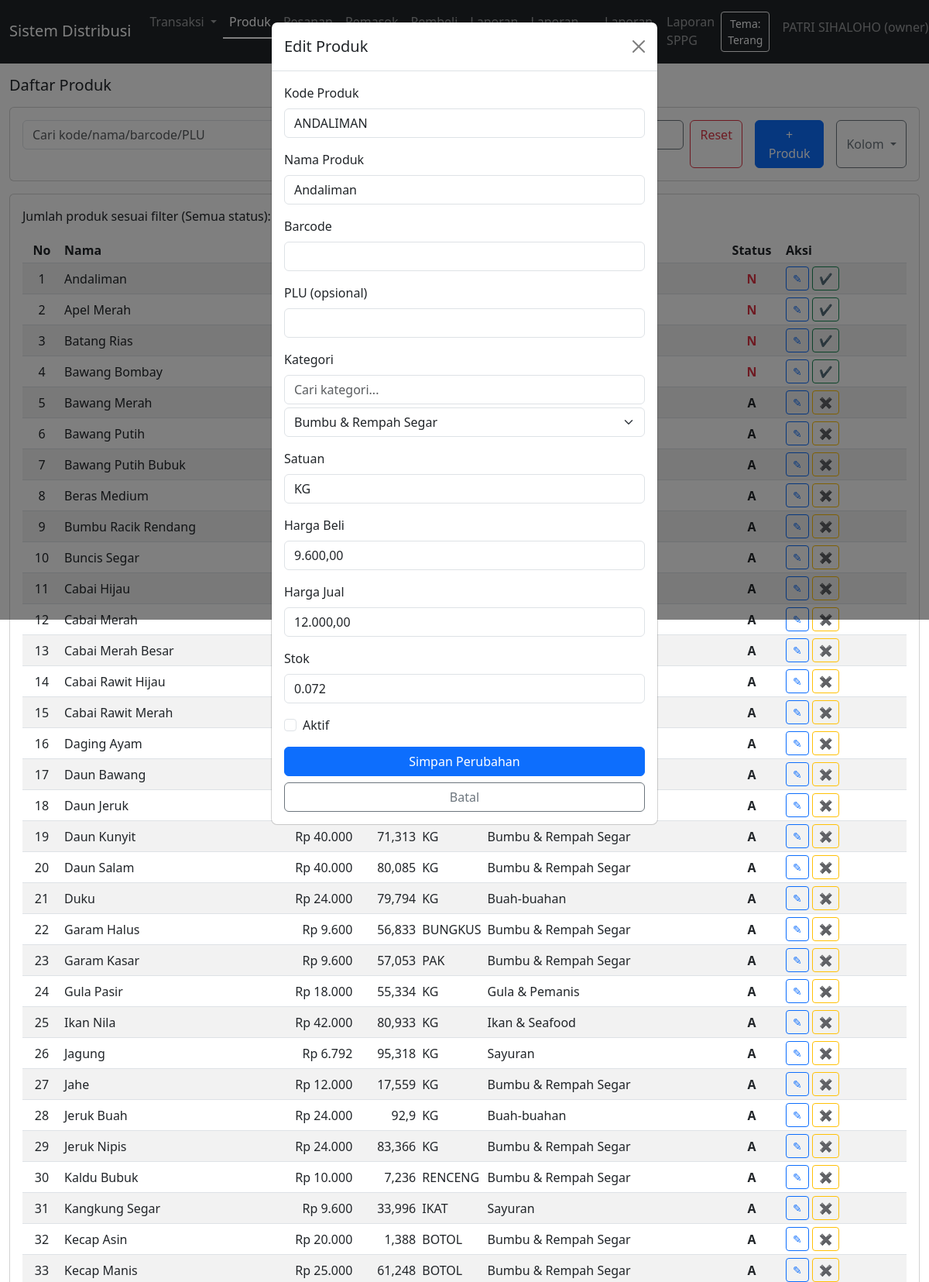
Screenshot of /products.php?id=24 (signed in, upper part) with the database file from the repository.
### tables this page shows
CREATE TABLE `products` (
  `id` int(10) UNSIGNED NOT NULL,
  `code` varchar(50) NOT NULL,
  `name` varchar(150) NOT NULL,
  `unit` varchar(20) NOT NULL,
  `barcode` varchar(100) DEFAULT NULL,
  `category_id` int(10) UNSIGNED DEFAULT NULL,
  `buy_price` decimal(15,2) NOT NULL DEFAULT 0.00,
  `profit_percent` decimal(5,2) NOT NULL DEFAULT 0.00,
  `sell_price` decimal(15,2) NOT NULL DEFAULT 0.00,
  `internet_price` decimal(15,2) DEFAULT NULL,
  `internet_date` date DEFAULT NULL,
  `stock_qty` decimal(15,3) NOT NULL DEFAULT 0.000,
  `min_stock_qty` decimal(15,3) NOT NULL DEFAULT 0.000,
  `is_active` tinyint(1) NOT NULL DEFAULT 1,
  `created_at` datetime NOT NULL DEFAULT current_timestamp(),
  `updated_at` datetime DEFAULT NULL ON UPDATE current_timestamp()
);

CREATE TABLE `product_categories` (
  `id` int(10) UNSIGNED NOT NULL,
  `name` varchar(100) NOT NULL
);

### products.php (called while the page is built, shortened)
<?php
require_once __DIR__ . DIRECTORY_SEPARATOR . 'auth.php';
$products = [];
$categories = [];
$q = isset($_GET['q']) ? trim($_GET['q']) : '';
$sqlCategories = "SELECT id, name FROM product_categories ORDER BY name";
$resCategories = $conn->query($sqlCategories);
if ($resCategories) {
    while ($rowCat = $resCategories->fetch_assoc()) {
        $categories[] = $rowCat;
    }
}
$edit_id = isset($_GET['id']) ? (int)$_GET['id'] : 0;
if ($edit_id > 0) {
    $sqlEdit = "SELECT p.id, p.code, p.name, p.unit, p.barcode, p.category_id, p.buy_price, p.sell_price, p.stock_qty, p.is_active,
(SELECT pc.plu_number FROM product_plu_mapping m JOIN plu_codes pc ON pc.id = m.plu_code_id WHERE m.product_id = p.id AND m.is_primary_plu = 1 LIMIT 1) AS plu_number
FROM products p WHERE p.id = ? LIMIT 1";
    $stmtEdit = $conn->prepare($sqlEdit);
    if ($stmtEdit) {
        $stmtEdit->bind_param('i', $edit_id);
        $stmtEdit->execute();
        $resEdit = $stmtEdit->get_result();
        if ($rowEdit = $resEdit->fetch_assoc()) {
            $edit_product = $rowEdit;
        }
    }
}
$conditions = ['1=1'];
$whereSql = implode(' AND ', $conditions);
$sqlList = "SELECT p.id, p.code, p.name, p.unit, p.barcode, p.category_id, c.name AS category_name, p.buy_price, p.sell_price, p.profit_percent, p.internet_price, p.internet_date, p.stock_qty, p.min_stock_qty, p.is_active, p.created_at, p.updated_at,
(SELECT pc.plu_number FROM product_plu_mapping m JOIN plu_codes pc ON pc.id = m.plu_code_id WHERE m.product_id = p.id AND m.is_primary_plu = 1 LIMIT 1) AS plu_number
FROM products p LEFT JOIN product_categories c ON p.category_id = c.id WHERE $whereSql";
$params = [];
$types = '';
$sqlList .= " ORDER BY name";
if (!empty($params)) {
    $stmtList = $conn->prepare($sqlList);
    if ($stmtList) {
        $stmtList->bind_param($types, ...$params);
        $stmtList->execute();
        $resList = $stmtList->get_result();
        if ($resList) {
            while ($row = $resList->fetch_assoc()) {
                $products[] = $row;
            }
        }
        $stmtList->close();
    }
} else {
    $resList = $conn->query($sqlList);
    if ($resList) {
        while ($row = $resList->fetch_assoc()) {
            $products[] = $row;
        }
    }
}
include __DIR__ . DIRECTORY_SEPARATOR . 'template.php';

### products_view.php (the view, shortened to what this page needs)
<div class="row">
    <div class="col-12">
        <h1 class="h5 mb-3">Daftar Produk</h1>
        <div class="card mb-3">
            <div class="card-body">
                <form class="row g-2" method="get" action="products.php">
                    <div class="col-md-4">
                        <input type="text" name="q" class="form-control" placeholder="Cari kode/nama/barcode/PLU" value="<?php echo htmlspecialchars($q ?? '', ENT_QUOTES, 'UTF-8'); ?>">
                    </div>
                    <div class="col-md-3">
                    </div>
                    <div class="col-md-2">
                        <button type="submit" class="btn btn-outline-secondary w-100">Terapkan Filter</button>
                    </div>
                    <div class="col-md-3">
                        <div class="d-grid gap-2 d-md-flex">
                            <a href="products.php" class="btn btn-outline-danger">Reset</a>
                            <button type="button" class="btn btn-primary ms-md-2" data-bs-toggle="modal" data-bs-target="#productModal">+ Produk</button>
                            <div class="btn-group ms-md-2 dropdown">
                                <button type="button" id="productColumnDropdownToggle" class="btn btn-outline-secondary dropdown-toggle">
                                    Kolom
                                </button>
                            </div>
                        </div>
                    </div>
                </form>
            </div>
        </div>
        <div class="card">
            <div class="card-body">
                <?php if (empty($products)): ?>
                    <p class="mb-0">Belum ada data produk.</p>
                <?php else: ?>
                <?php
                $filterLabel = 'Semua status';
                ?>
                <p class="mb-3">
                    Jumlah produk sesuai filter (<?php echo htmlspecialchars($filterLabel, ENT_QUOTES, 'UTF-8'); ?>):
                </p>
                <div class="table-responsive">
                    <table class="table table-sm table-striped align-middle">
                        <thead>
                            <tr>
                                <th class="text-center" style="width: 50px;">No</th>
                                <th>Nama</th>
                                <th class="text-end" data-col="sell_price">Harga Jual</th>
                                <th class="text-end" data-col="stock_qty">Stok</th>
                                <th style="width: 80px;" data-col="unit">Satuan</th>
                                <th data-col="category">Kategori</th>
                                <th class="text-center" style="width: 80px;" data-col="status">Status</th>
                                <th style="width: 160px;">Aksi</th>
                            </tr>
                        </thead>
                        <tbody>
                            <?php $no = 1; ?>
                            <?php foreach ($products as $p): ?>
                            <tr>
                                <td class="text-center"><?php echo htmlspecialchars((string)$no, ENT_QUOTES, 'UTF-8'); ?></td>
                                <td><?php echo htmlspecialchars($p['name'], ENT_QUOTES, 'UTF-8'); ?></td>
                                <td class="text-end col-sell_price">
                                    <?php
                                    $sellRaw = $p['sell_price'] ?? null;
                                    if ($sellRaw !== null) {
                                        $sell = (float)$sellRaw;
                                        if (floor($sell) == $sell) {
                                            echo 'Rp ' . number_format($sell, 0, ',', '.');
                                        } else {
                                            $formattedSell = rtrim(rtrim(number_format($sell, 2, ',', '.'), '0'), ',');
                                            echo 'Rp ' . $formattedSell;
                                        }
                                    }
                                    ?>
                                </td>
                                <td class="text-end col-stock_qty">
                                    <?php
                                    $qtyRaw = $p['stock_qty'] ?? null;
                                    if ($qtyRaw !== null) {
                                        $qty = (float)$qtyRaw;
                                        if (floor($qty) == $qty) {
                                            echo number_format($qty, 0, ',', '.');
                                        } else {
                                            $formattedQty = rtrim(rtrim(number_format($qty, 3, ',', '.'), '0'), ',');
                                            echo $formattedQty;
                                        }
                                    }
                                    ?>
                                </td>
                                <td class="col-unit"><?php echo htmlspecialchars($p['unit'], ENT_QUOTES, 'UTF-8'); ?></td>
                                <td class="col-category"><?php echo htmlspecialchars($p['category_name'] ?? '', ENT_QUOTES, 'UTF-8'); ?></td>
                                <td class="text-center col-status">
                                    <?php if ((int)$p['is_active'] === 1): ?>
                                        <span class="fw-bold status-label" data-status="1">A</span>
                                    <?php else: ?>
                                        <span class="fw-bold text-danger status-label" data-status="0">N</span>
                                    <?php endif; ?>
                                </td>
                                <td>
                                    <div class="d-flex gap-1">
                                        <a href="products.php?id=<?php echo (int)$p['id']; ?>" class="btn btn-sm btn-outline-primary" title="Edit">
                                            ✎
                                        </a>
                                        <?php
                                        $isActive = (int)$p['is_active'] === 1;
                                        $btnClass = $isActive ? 'btn-outline-warning' : 'btn-outline-success';
                                        $btnTitle = $isActive ? 'Nonaktifkan' : 'Aktifkan';
                                        $btnText = $isActive ? '✖' : '✔';
                                        ?>
                                        <button
                                            type="button"
                                            class="btn btn-sm product-status-toggle <?php echo $btnClass; ?>"
                                            data-product-id="<?php echo (int)$p['id']; ?>"
                                            data-current-status="<?php echo $isActive ? '1' : '0'; ?>"
                                            title="<?php echo $btnTitle; ?>"
                                        >
                                            <?php echo $btnText; ?>
                                        </button>
                                    </div>
                                </td>
                            </tr>
                            <?php $no++; ?>
                            <?php endforeach; ?>
                        </tbody>
                    </table>
                </div>
                <?php endif; ?>
            </div>
        </div>
    </div>
</div>
<?php if ($edit_product): ?>
<div class="modal fade" id="productEditModal" tabindex="-1" aria-hidden="true">
    <div class="modal-dialog">
        <div class="modal-content">
            <div class="modal-header">
                <h5 class="modal-title">Edit Produk</h5>
                <button type="button" class="btn-close" data-bs-dismiss="modal" aria-label="Close"></button>
            </div>
            <div class="modal-body">
                <form method="post" autocomplete="off">
                    <div class="mb-3">
                        <label class="form-label">Kode Produk</label>
                        <input type="text" name="code" class="form-control" required value="<?php echo htmlspecialchars($edit_product['code'], ENT_QUOTES, 'UTF-8'); ?>">
                    </div>
                    <div class="mb-3">
                        <label class="form-label">Nama Produk</label>
                        <input type="text" name="name" class="form-control" required value="<?php echo htmlspecialchars($edit_product['name'], ENT_QUOTES, 'UTF-8'); ?>">
                    </div>
                    <div class="mb-3">
                        <label class="form-label">Barcode</label>
                        <input type="text" name="barcode" class="form-control" value="<?php echo isset($edit_product['barcode']) ? htmlspecialchars($edit_product['barcode'], ENT_QUOTES, 'UTF-8') : ''; ?>">
                    </div>
                    <div class="mb-3">
                        <label class="form-label">PLU (opsional)</label>
                        <input type="text" name="plu_number" class="form-control" value="<?php echo isset($edit_product['plu_number']) && $edit_product['plu_number'] !== null ? htmlspecialchars($edit_product['plu_number'], ENT_QUOTES, 'UTF-8') : ''; ?>">
                    </div>
                    <div class="mb-3">
                        <label class="form-label">Kategori</label>
                        <input type="text" id="category_search" class="form-control mb-1" placeholder="Cari kategori...">
                        <select name="category_id" id="category_id" class="form-select">
                            <?php foreach ($categories as $cat): ?>
                            <option value="<?php echo (int)$cat['id']; ?>" <?php echo isset($edit_product['category_id']) && (int)$edit_product['category_id'] === (int)$cat['id'] ? 'selected' : ''; ?>>
                                <?php echo htmlspecialchars($cat['name'], ENT_QUOTES, 'UTF-8'); ?>
                            </option>
                            <?php endforeach; ?>
                        </select>
                    </div>
                    <div class="mb-3">
                        <label class="form-label">Satuan</label>
                        <input type="text" name="unit" class="form-control" required value="<?php echo htmlspecialchars($edit_product['unit'], ENT_QUOTES, 'UTF-8'); ?>">
                    </div>
                    <div class="mb-3">
                        <label class="form-label">Harga Beli</label>
                        <input
                            type="text"
                            id="product_edit_buy_price"
                            class="form-control currency-input"
                            inputmode="decimal"
                            autocomplete="off"
                            required
                            data-currency-hidden="#product_edit_buy_price_raw"
                        >
                    </div>
                    <div class="mb-3">
                        <label class="form-label">Harga Jual</label>
                        <input
                            type="text"
                            id="product_edit_sell_price"
                            class="form-control currency-input"
                            inputmode="decimal"
                            autocomplete="off"
                            required
                            data-currency-hidden="#product_edit_sell_price_raw"
                        >
                    </div>
                    <div class="mb-3">
                        <label class="form-label">Stok</label>
                        <input type="number" step="0.01" min="0" name="stock_qty" class="form-control" value="<?php echo isset($edit_product['stock_qty']) ? htmlspecialchars($edit_product['stock_qty'], ENT_QUOTES, 'UTF-8') : '0'; ?>">
                    </div>
                    <div class="form-check mb-3">
                        <input class="form-check-input" type="checkbox" id="edit_is_active" name="is_active" <?php echo (int)$edit_product['is_active'] === 1 ? 'checked' : ''; ?>>
                        <label class="form-check-label" for="edit_is_active">
                            Aktif
                        </label>
                    </div>
                    <div class="d-grid gap-2">
                        <button type="submit" class="btn btn-primary">Simpan Perubahan</button>
                        <a href="products.php" class="btn btn-outline-secondary">Batal</a>
                    </div>
                </form>
            </div>
        </div>
    </div>
</div>
<?php endif; ?>

### template.php (style rules this page uses)
body { background-color: var(--bs-body-bg); color: var(--bs-body-color); transition: background-color 0.25s ease, color 0.25s ease; }
.navbar, .card, .btn, .form-control, .form-select, .table, .badge, .alert { transition: background-color 0.25s ease, color 0.25s ease, border-color 0.25s ease, box-shadow 0.25s ease; }
.dropdown { position: relative; }

### rows the page displays
products: name "Andaliman", shows "N", is_active "✔", code "ANDALIMAN", category_id "Bumbu & Rempah Segar", unit "KG", stock_qty "0.072"
products: name "Apel Merah", shows "N", is_active "✔"
products: name "Batang Rias", shows "N", is_active "✔"
products: name "Bawang Bombay", shows "N", is_active "✔"
products: name "Bawang Merah", shows "A", is_active "✖"
products: name "Bawang Putih", shows "A", is_active "✖"
products: name "Bawang Putih Bubuk", shows "A", is_active "✖"
products: name "Beras Medium", shows "A", is_active "✖"
products: name "Bumbu Racik Rendang", shows "A", is_active "✖"
products: name "Buncis Segar", shows "A", is_active "✖"
products: name "Cabai Hijau", shows "A", is_active "✖"
products: name "Cabai Merah", shows "A", is_active "✖"
products: name "Cabai Merah Besar", shows "A", is_active "✖"
products: name "Cabai Rawit Hijau", shows "A", is_active "✖"
products: name "Cabai Rawit Merah", shows "A", is_active "✖"
products: name "Daging Ayam", is_active "✖"
products: name "Daun Bawang", shows "A", is_active "✖"
products: name "Daun Jeruk", shows "A", is_active "✖"
products: name "Daun Kunyit", sell_price "40.000", stock_qty "71,313", unit "KG", category.name "Bumbu & Rempah Segar", shows "A", is_active "✖"
products: name "Daun Salam", sell_price "40.000", stock_qty "80,085", unit "KG", category.name "Bumbu & Rempah Segar", shows "A", is_active "✖"
products: name "Duku", sell_price "24.000", stock_qty "79,794", unit "KG", category.name "Buah-buahan", shows "A", is_active "✖"
products: name "Garam Halus", sell_price "9.600", stock_qty "56,833", unit "BUNGKUS", category.name "Bumbu & Rempah Segar", shows "A", is_active "✖"
products: name "Garam Kasar", sell_price "9.600", stock_qty "57,053", unit "PAK", category.name "Bumbu & Rempah Segar", is_active "✖"
products: name "Gula Pasir", sell_price "18.000", stock_qty "55,334", unit "KG", category.name "Gula & Pemanis", shows "A", is_active "✖"
products: name "Ikan Nila", sell_price "42.000", stock_qty "80,933", unit "KG", category.name "Ikan & Seafood", shows "A", is_active "✖"
products: name "Jagung", sell_price "6.792", stock_qty "95,318", unit "KG", category.name "Sayuran", shows "A", is_active "✖"
products: name "Jahe", sell_price "12.000", stock_qty "17,559", unit "KG", category.name "Bumbu & Rempah Segar", shows "A", is_active "✖"
products: name "Jeruk Buah", sell_price "24.000", stock_qty "92,9", unit "KG", category.name "Buah-buahan", shows "A", is_active "✖"
products: name "Jeruk Nipis", sell_price "24.000", stock_qty "83,366", unit "KG", category.name "Bumbu & Rempah Segar", shows "A", is_active "✖"
products: name "Kaldu Bubuk", sell_price "10.000", stock_qty "7,236", unit "RENCENG", category.name "Bumbu & Rempah Segar", shows "A", is_active "✖"
products: name "Kangkung Segar", sell_price "9.600", stock_qty "33,996", unit "IKAT", category.name "Sayuran", is_active "✖"
products: name "Kecap Asin", sell_price "20.000", stock_qty "1,388", unit "BOTOL", category.name "Bumbu & Rempah Segar", is_active "✖"
products: name "Kecap Manis", sell_price "25.000", stock_qty "61,248", unit "BOTOL", category.name "Bumbu & Rempah Segar", shows "A", is_active "✖"

### other values shown
$user['name'] "PATRI SIHALOHO"
$user['role'] "owner"
$filterLabel "Semua status"
